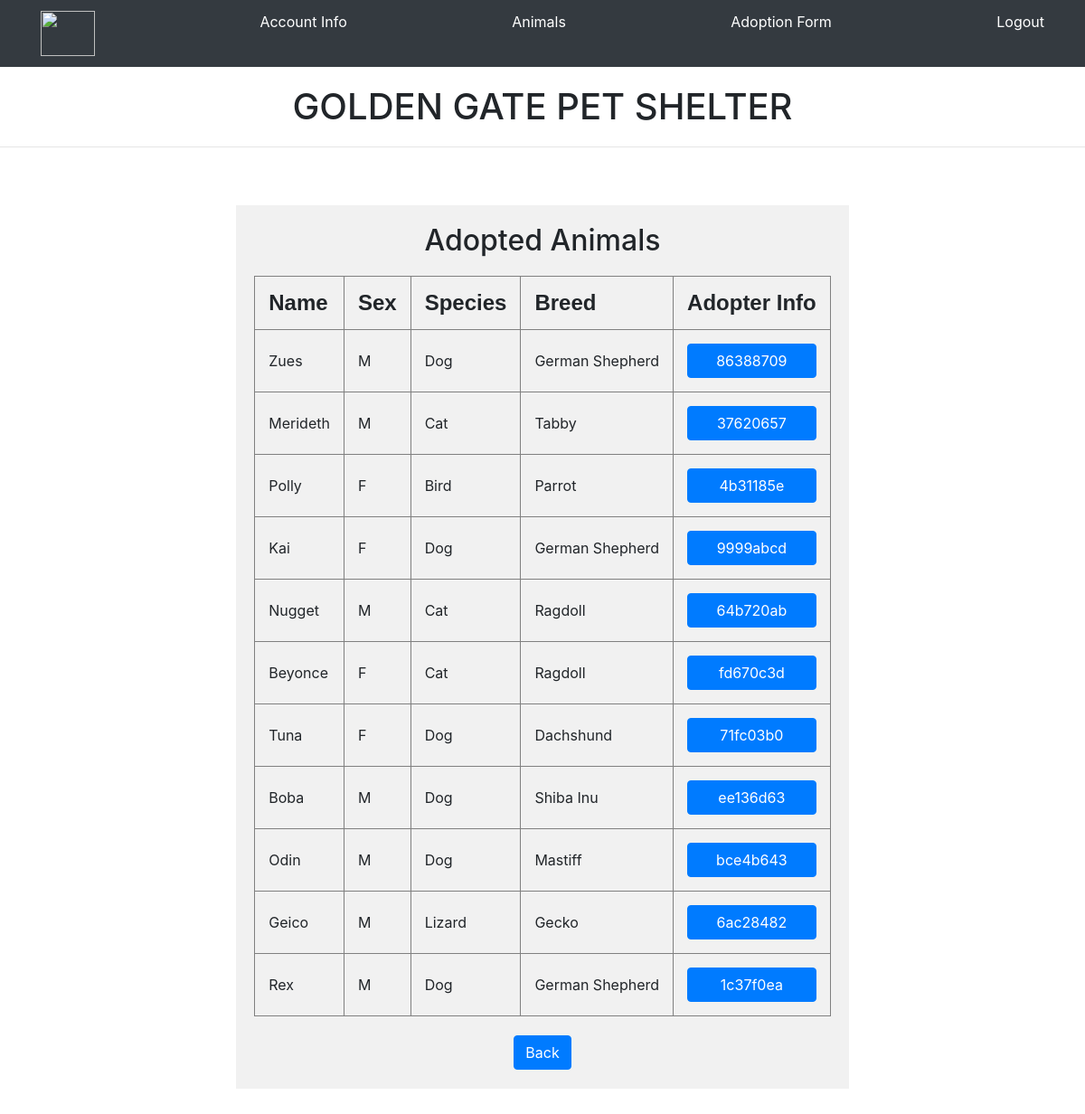
The app's page /src/GoldenGatePetShelter/Employee/adopted_animals.php (signed in) with its own data.
### tables this page shows
CREATE TABLE `Adopted` (
  `Adopter_ID` varchar(25) NOT NULL DEFAULT '',
  `Animal_ID` varchar(25) DEFAULT NULL,
  `Taken` datetime DEFAULT NULL,
  `Returned` datetime DEFAULT NULL,
  PRIMARY KEY (`Adopter_ID`),
  KEY `Animal_ID` (`Animal_ID`),
  CONSTRAINT `Adopted_ibfk_1` FOREIGN KEY (`Animal_ID`) REFERENCES `Animals` (`ID`) ON DELETE CASCADE,
  CONSTRAINT `Adopted_ibfk_2` FOREIGN KEY (`Adopter_ID`) REFERENCES `Adopter` (`ID`) ON DELETE CASCADE
);

CREATE TABLE `Animals` (
  `Name` text,
  `DOB` datetime DEFAULT NULL,
  `Sex` text,
  `Species` text,
  `Breed` text,
  `Color` text,
  `Pattern` text,
  `Altered` text,
  `Weight` float DEFAULT NULL,
  `ID` varchar(20) NOT NULL DEFAULT '',
  `Shelter_Section` int(11) DEFAULT NULL,
  `Adoption_Fee` float DEFAULT NULL,
  `Euthanized` text,
  `Date_of_Euthanization` datetime DEFAULT NULL,
  `Arrival_Date` datetime DEFAULT NULL,
  PRIMARY KEY (`ID`)
);

### src/GoldenGatePetShelter/Employee/adopted_animals.php (the view, shortened to what this page needs)
<?php
    	include("../connect.php");
	$query = "SELECT * FROM Animals INNER JOIN Adopted ON Animals.ID=Adopted.Animal_ID";
?>
<html lan='en'>
    <head>
	<link rel="stylesheet" href="styles.css">
        <link rel="stylesheet" href="https://cdn.jsdelivr.net/npm/bootstrap@4.5.3/dist/css/bootstrap.min.css">
    </head>
    <body>
	    <nav class="site-header sticky-top py-1 navbar-dark bg-dark">
		    <div class="container d-flex flex-column flex-md-row justify-content-between">
			    <a class="py-2" href="#" aria-label="Product">
				    <img src="../Images/GGPS.png" width="60" height="50">
	                    </a>
			    <a class="py-2 d-none d-md-inline-block" href="employeeHome.php">Account Info</a>
		 	    <a class="py-2 d-none d-md-inline-block" href="animals.php">Animals</a>
			    <a class="py-2 d-none d-md-inline-block" href="adoption.php">Adoption Form</a>
	                    <a class="py-2 d-none d-md-inline-block" href="../logout.php">Logout</a>
	            </div>
	     </nav>
	     <form method="POST">
	     <div class="text-center" style="margin: 20px">
		     <h1>GOLDEN GATE PET SHELTER</h1>
	     </div>
	     <hr>
             <div class="flex-container">
	        <div class="col-md-0 p-lg-10 mx-auto my-5">
		     <div class="lead font-weight-normal">
			 <h2 style="text-align:center;margin-bottom:20px">Adopted Animals</h2>
			 <table border="1 px solid black" cellspacing="2" cellpadding="15px" style="margin-left:auto;margin-right:auto" >
<?php
    echo ' <tr>
	<th> <font face="Arial" size="5em">Name</font></th>
	<th> <font face="Arial" size="5em">Sex</font></th>
	<th> <font face="Arial" size="5em">Species</font></th>
	<th> <font face="Arial" size="5em">Breed</font></th>
	<th> <font face="Arial" size="5em">Adopter Info</font></th>
	</tr>';
if($result = $db->query($query)){
    while($row = $result->fetch_assoc())
    {
	$name = $row["Name"];
	$sex = $row["Sex"];
	$species = $row["Species"];
	$breed = $row["Breed"];
	$aid = $row["ID"];
    echo '<tr>
	<td>'.$name.'</td>
	<td>'.$sex.'</td>
	<td>'.$species.'</td>
	<td>'.$breed.'</td>
	<td> <input class="btn btn-md btn-primary btn-block" type="submit" name="info" value='.$aid.'> </td>
	</tr>';
    }
}
?>
		     </div>
		     </div>
	     </div>
	     </form>
	     <table style="margin-left:auto;margin-right:auto;margin-top:20px">
		<tr>
			<th><a href="animals.php" class="btn btn-md btn-primary btn-block">Back</a></th>
		</tr>
	     </table>
	</body>
</html>

### src/GoldenGatePetShelter/styles.css (style rules this page uses)
a:link { color: white; }
.flex-container { display: flex; }
.flex-container > div { background-color: #f1f1f1; margin: 10px; padding: 20px; font-size: 30px; }

### records on screen
adopted: Animal_ID.Name "Zues", Animal_ID.Sex "M", Animal_ID.Species "Dog", Animal_ID.Breed "German Shepherd", info "86388709"
adopted: Animal_ID.Name "Merideth", Animal_ID.Sex "M", Animal_ID.Species "Cat", Animal_ID.Breed "Tabby", info "37620657"
adopted: Animal_ID.Name "Polly", Animal_ID.Sex "F", Animal_ID.Species "Bird", Animal_ID.Breed "Parrot", info "4b31185e"
adopted: Animal_ID.Name "Kai", Animal_ID.Sex "F", Animal_ID.Species "Dog", Animal_ID.Breed "German Shepherd", info "9999abcd"
adopted: Animal_ID.Name "Nugget", Animal_ID.Sex "M", Animal_ID.Species "Cat", Animal_ID.Breed "Ragdoll", info "64b720ab"
adopted: Animal_ID.Name "Beyonce", Animal_ID.Sex "F", Animal_ID.Species "Cat", Animal_ID.Breed "Ragdoll", info "fd670c3d"
adopted: Animal_ID.Name "Tuna", Animal_ID.Sex "F", Animal_ID.Species "Dog", Animal_ID.Breed "Dachshund", info "71fc03b0"
adopted: Animal_ID.Name "Boba", Animal_ID.Sex "M", Animal_ID.Species "Dog", Animal_ID.Breed "Shiba Inu", info "ee136d63"
adopted: Animal_ID.Name "Odin", Animal_ID.Sex "M", Animal_ID.Species "Dog", Animal_ID.Breed "Mastiff", info "bce4b643"
adopted: Animal_ID.Name "Geico", Animal_ID.Sex "M", Animal_ID.Species "Lizard", Animal_ID.Breed "Gecko", info "6ac28482"
adopted: Animal_ID.Name "Rex", Animal_ID.Sex "M", Animal_ID.Species "Dog", Animal_ID.Breed "German Shepherd", info "1c37f0ea"
